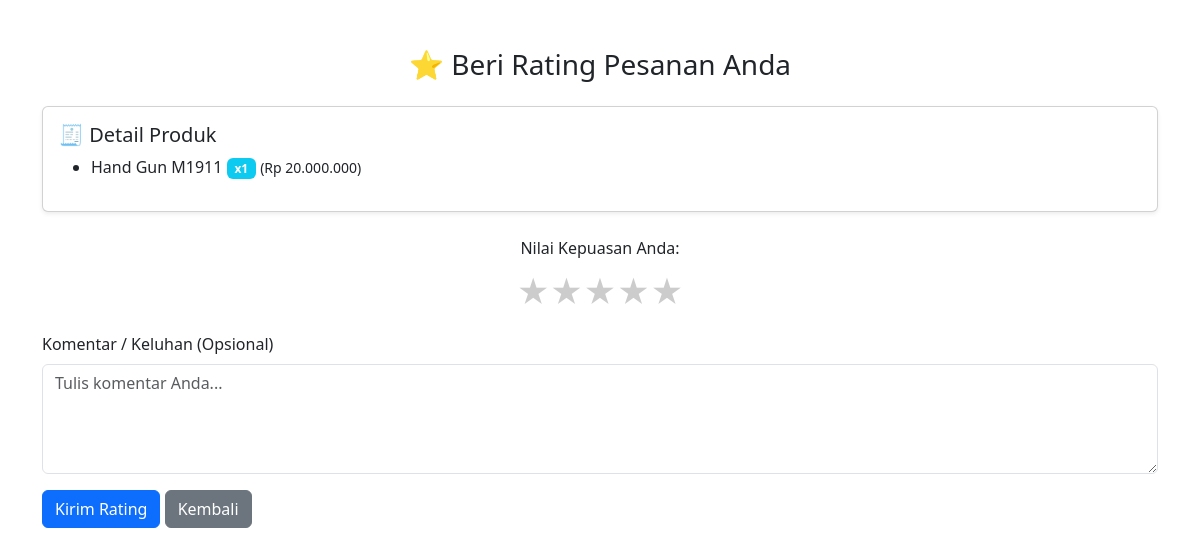
The page /rating.php?id=55 (signed in) on the database its author committed.
### tables this page shows
CREATE TABLE `detail_order` (
  `id` int(10) NOT NULL,
  `transaksi_id` int(10) DEFAULT NULL,
  `idproduk` int(25) DEFAULT NULL,
  `quantity` int(10) DEFAULT NULL,
  `harga` int(50) DEFAULT NULL,
  `created_at` timestamp NOT NULL DEFAULT current_timestamp(),
  `updated_at` timestamp NOT NULL DEFAULT current_timestamp() ON UPDATE current_timestamp()
);

CREATE TABLE `produk` (
  `idproduk` int(10) NOT NULL,
  `idkategori` int(25) DEFAULT NULL,
  `namaproduk` varchar(25) NOT NULL,
  `gambarproduk` varchar(255) DEFAULT NULL,
  `deskripsi` text DEFAULT NULL,
  `harga` int(50) DEFAULT NULL,
  `tgblatihan` timestamp NOT NULL DEFAULT current_timestamp(),
  `foto` varchar(255) DEFAULT NULL,
  `stok` int(11) NOT NULL
);

### rating.php (the view, shortened to what this page needs)
<?php
include 'koneksi.php';
$transaksi_id = intval($_GET['id']);
$produk = mysqli_query($conn, "
    SELECT p.namaproduk, d.quantity, d.harga
    FROM detail_order d
    JOIN produk p ON d.idproduk = p.idproduk
    WHERE d.transaksi_id = $transaksi_id
");
?>
<!DOCTYPE html>
<html lang="id">
<head>
    <link href="https://cdn.jsdelivr.net/npm/bootstrap@5.3.0/dist/css/bootstrap.min.css" rel="stylesheet">
</head>
<body>
<div class="container mt-5">
    <h3 class="text-center mb-4">⭐ Beri Rating Pesanan Anda</h3>
    <div class="card shadow-sm mb-4">
        <div class="card-body">
            <h5 class="card-title">🧾 Detail Produk</h5>
            <ul>
                <?php while ($row = mysqli_fetch_assoc($produk)): ?>
                    <li><?= htmlspecialchars($row['namaproduk']) ?>
                        <span class="badge bg-info">x<?= $row['quantity'] ?></span>
                        <small>(Rp <?= number_format($row['harga'], 0, ',', '.') ?>)</small>
                    </li>
                <?php endwhile; ?>
            </ul>
        </div>
    </div>
    <form method="post">
        <div class="mb-3 text-center">
            <label for="rating" class="form-label">Nilai Kepuasan Anda:</label><br>
            <div class="star-rating">
                <input type="radio" name="rating" id="star5" value="5"><label for="star5">★</label>
                <input type="radio" name="rating" id="star4" value="4"><label for="star4">★</label>
                <input type="radio" name="rating" id="star3" value="3"><label for="star3">★</label>
                <input type="radio" name="rating" id="star2" value="2"><label for="star2">★</label>
                <input type="radio" name="rating" id="star1" value="1"><label for="star1">★</label>
            </div>
        </div>
        <div class="mb-3">
            <label for="komentar" class="form-label">Komentar / Keluhan (Opsional)</label>
            <textarea name="komentar" class="form-control" rows="4" placeholder="Tulis komentar Anda..."></textarea>
        </div>
        <button type="submit" class="btn btn-primary">Kirim Rating</button>
        <a href="riwayat_pesanan.php" class="btn btn-secondary">Kembali</a>
    </form>
</div>
</body>
</html>

### rating.php (style rules this page uses)
.star-rating { font-size: 2rem; direction: rtl; display: inline-flex; justify-content: center; }
.star-rating label { color: #ccc; cursor: pointer; transition: color 0.2s; }

### rows shown on the page
detail_order: idproduk.namaproduk "Hand Gun M1911", quantity "1", harga "20.000.000"
